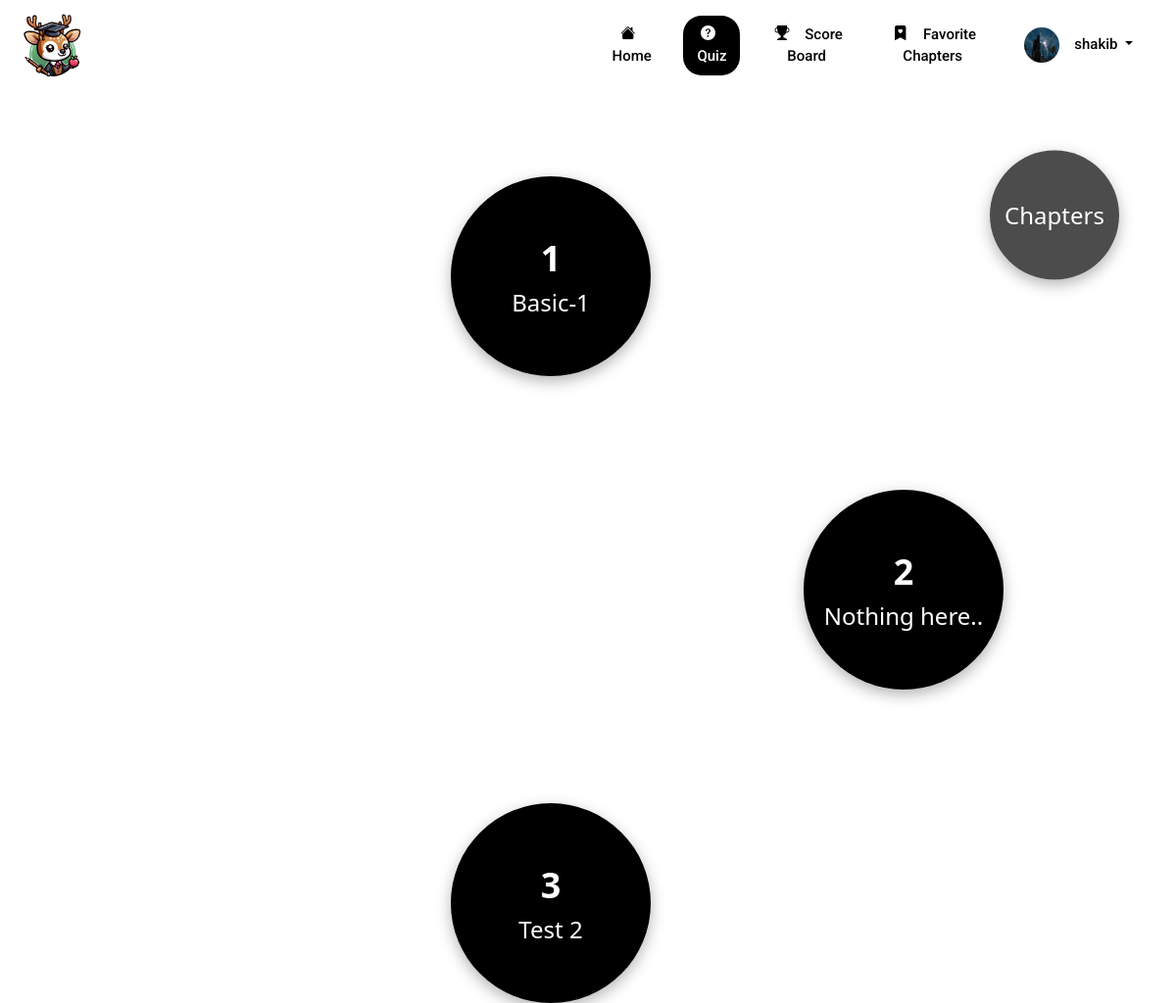
Page /Quiz.php (signed in) on the committed database.
### tables this page shows
CREATE TABLE `quizlessons` (
  `qlesson_id` int(11) NOT NULL,
  `title` varchar(255) NOT NULL,
  `created_at` timestamp NOT NULL DEFAULT current_timestamp()
);

### Quiz.php (the view, shortened to what this page needs)
<?php
include("include/header.php");
include("config/db.php");
$sql = "SELECT * FROM quizlessons";
$result = mysqli_query($con, $sql);
$quizLessons = [];
while ($row = mysqli_fetch_assoc($result)) {
  $quizLessons[] = $row;
}
$verticalGap = 40;
$horizontalGap = 30;
?>
<body>
  <div class="container mt-5">
    <div class="row justify-content-center">
      <div class="col-12">
        <div class="quiz-container d-flex flex-column align-items-center">
          <div class="chapters" onclick="location.href='chapters.php'" onmouseover=" hoverLesson1(this)" onmouseout="unhoverLesson1(this)" ">
          <span class=" quiz-lesson-title">Chapters</span>
          </div>
          <?php
          $prevXPos = 0;
          $direction = 1;
          ?>
          <?php foreach ($quizLessons as $i => $quizLesson) : ?>
            <?php
            $xPos = $prevXPos + ($direction * $horizontalGap);
            $yPos = $i * $verticalGap;
            $prevXPos = $xPos;
            if (($i + 1) % 2 === 0) {
              $direction *= -1;
            }
            ?>
            <div class="quiz-lesson" onclick="location.href='quiz_page.php?qlesson_id=<?php echo $quizLesson['qlesson_id']; ?>'" onmouseover="hoverLesson(this)" onmouseout="unhoverLesson(this)" style="top: <?php echo $yPos; ?>vh; left: <?php echo $xPos; ?>vw; z-index: <?php echo $i + 1; ?>">
              <span class="quiz-lesson-number"><?php echo $i + 1; ?></span>
              <span class="quiz-lesson-title"><?php echo $quizLesson['title']; ?></span>
            </div>
          <?php endforeach; ?>
        </div>
      </div>
    </div>
  </div>
</body>
</html>

### include/navbar.php (style rules this page uses)
.container { color: #004d00; }

### Quiz.php (style rules this page uses)
.quiz-container { position: relative; margin-top: 5vh; margin-left: 20vh; }
.chapters { border-radius: 50%; width: 11vw; height: 11vw; background-color: rgba(0, 0, 0, 0.7); box-shadow: 0px 5px 15px rgba(0, 0, 0, 0.3); display: flex; flex-direction: column; align-items: center; justify-content: center; cursor: pointer; transition: box-shadow 0.3s, transform 0.3s; position: absolute; transform: translate(300%, -20%); }
.quiz-lesson { border-radius: 50%; width: 17vw; height: 17vw; background-color: black; box-shadow: 0px 5px 15px rgba(0, 0, 0, 0.3); display: flex; flex-direction: column; align-items: center; justify-content: center; cursor: pointer; transition: box-shadow 0.3s, transform 0.3s; position: absolute; transform: translateX(-50%); }
.quiz-lesson-number { font-size: 3vw; font-weight: bold; color: #fff; }
.quiz-lesson-title { font-size: 2vw; text-align: center; color: #fff; }

### rows in the picture
quizlessons: title "Basic-1"
quizlessons: title "Nothing here.."
quizlessons: title "Test 2"

### other values in the picture
$_SESSION['user_name'] "shakib"
